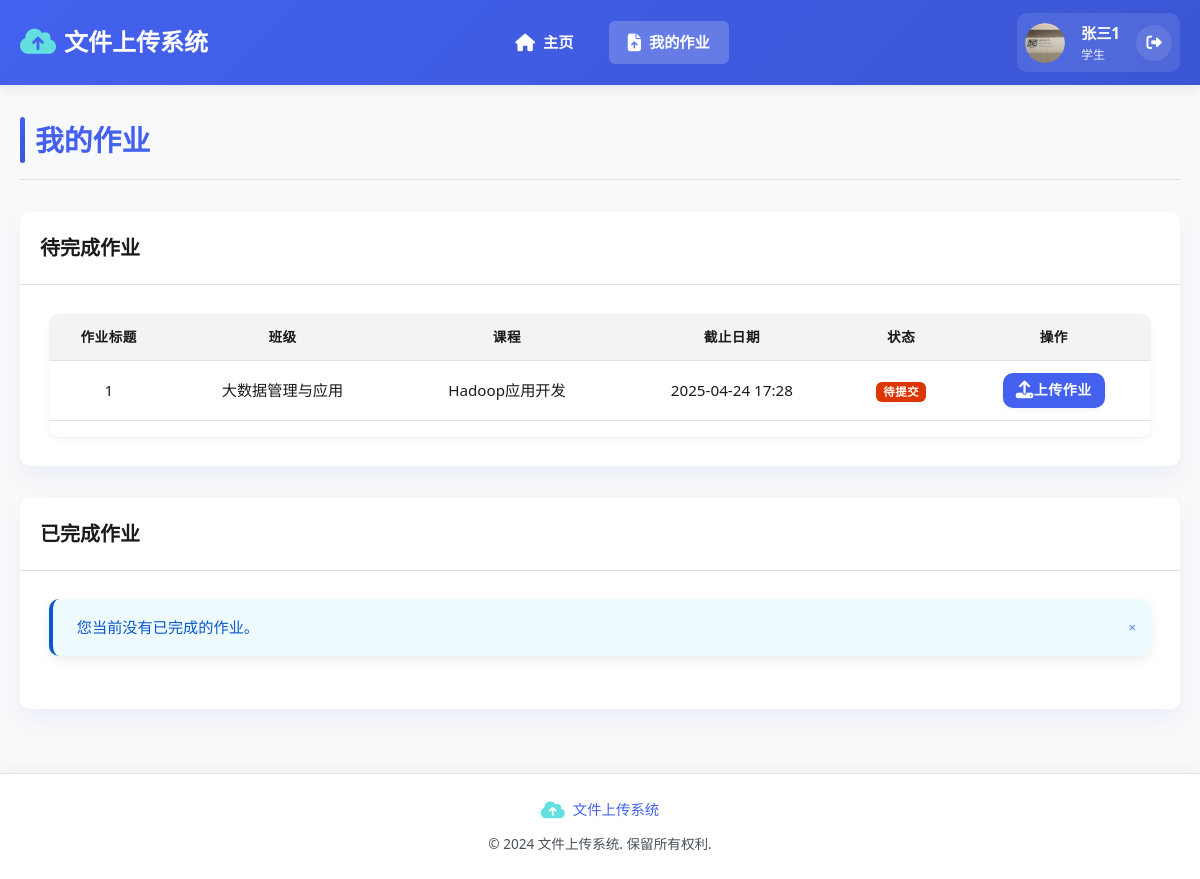
Screenshot of /my-assignments (signed in) with the database file from the repository.
### app/models/models.py (models this page shows)
class User(Base):
    __tablename__ = "users"
    id = Column(Integer, primary_key=True, index=True)
    username = Column(String, unique=True, index=True)
    hashed_password = Column(String)
    role = Column(String)  # admin, teacher, student
    created_at = Column(DateTime, default=datetime.datetime.now)
    avatar = Column(String, nullable=True)  # 用户头像路径
    organization = Column(String, nullable=True)  # 工作/学习单位
    id_number = Column(String, nullable=True)  # 学号/工号
    phone = Column(String, nullable=True)  # 手机号
    email = Column(String, nullable=True)  # 邮箱
    classes = relationship("Class", secondary=class_student_association, back_populates="students")
    teacher_classes = relationship("Class", back_populates="teacher")
    assignments = relationship("Assignment", back_populates="teacher")
    submissions = relationship("Submission", back_populates="student")

class Assignment(Base):
    __tablename__ = "assignments"
    id = Column(Integer, primary_key=True, index=True)
    title = Column(String, index=True)
    description = Column(String)
    class_id = Column(Integer, ForeignKey("classes.id"))
    course_id = Column(Integer, ForeignKey("courses.id"))
    teacher_id = Column(Integer, ForeignKey("users.id"))
    due_date = Column(DateTime)
    allowed_file_types = Column(String, default=".pdf,.docx")  # 默认允许pdf和docx格式
    max_file_size = Column(Integer, default=5)  # 文件大小限制，单位为MB，默认5MB
    created_at = Column(DateTime, default=datetime.datetime.now)
    class_obj = relationship("Class", back_populates="assignments")
    course = relationship("Course", back_populates="assignments")
    teacher = relationship("User", back_populates="assignments")
    submissions = relationship("Submission", back_populates="assignment")

class Class(Base):
    __tablename__ = "classes"
    id = Column(Integer, primary_key=True, index=True)
    name = Column(String, index=True)
    description = Column(String, nullable=True)
    teacher_id = Column(Integer, ForeignKey("users.id"))
    created_at = Column(DateTime, default=datetime.datetime.now)
    teacher = relationship("User", back_populates="teacher_classes", foreign_keys=[teacher_id])
    students = relationship("User", secondary=class_student_association, back_populates="classes")
    courses = relationship("Course", secondary=course_class_association, back_populates="classes")
    assignments = relationship("Assignment", back_populates="class_obj")

class Course(Base):
    __tablename__ = "courses"
    id = Column(Integer, primary_key=True, index=True)
    name = Column(String, index=True)
    code = Column(String, index=True)
    description = Column(String, nullable=True)
    semester = Column(String)
    teacher_id = Column(Integer, ForeignKey("users.id"))
    created_at = Column(DateTime, default=datetime.datetime.now)
    classes = relationship("Class", secondary=course_class_association, back_populates="courses")
    assignments = relationship("Assignment", back_populates="course")

### app/routers/assignments.py (the view)
@router.get("/my-assignments", response_class=HTMLResponse, name="my_assignments")
async def my_assignments(
    request: Request,
    current_user: User = Depends(get_current_user),
    db: Session = Depends(get_db)
):
    if current_user.role != "student":
        raise HTTPException(status_code=403, detail="只有学生才能查看此页面")
    student_classes = current_user.classes
    class_ids = [class_obj.id for class_obj in student_classes]
    assignments = db.query(Assignment).filter(Assignment.class_id.in_(class_ids)).all()
    for assignment in assignments:
        submission = db.query(Submission).filter(
            Submission.assignment_id == assignment.id,
            Submission.student_id == current_user.id
        ).first()
        if submission:
            assignment.status = "submitted"
        else:
            assignment.status = "pending"
    pending_assignments = [a for a in assignments if a.status == "pending"]
    completed_assignments = [a for a in assignments if a.status == "submitted"]
    return templates.TemplateResponse(
        "my_assignments.html",
        {
            "request": request,
            "user": current_user,
            "pending_assignments": pending_assignments,
            "completed_assignments": completed_assignments
        }
    )

### templates/my_assignments.html (shortened to what this page needs)
{% extends "layout.html" %}
{% block content %}
<div class="page-header">
    <h1>我的作业</h1>
</div>
<div class="card">
    <div class="card-header">
        <h2>待完成作业</h2>
    </div>
    <div class="card-body">
        {% if pending_assignments %}
        <div class="table-responsive">
            <table class="table">
                <thead>
                    <tr>
                        <th>作业标题</th>
                        <th>班级</th>
                        <th>课程</th>
                        <th>截止日期</th>
                        <th>状态</th>
                        <th>操作</th>
                    </tr>
                </thead>
                <tbody>
                    {% for assignment in pending_assignments %}
                    <tr>
                        <td>{{ assignment.title }}</td>
                        <td>{{ assignment.class_obj.name }}</td>
                        <td>{{ assignment.course.name }}</td>
                        <td>{{ assignment.due_date.strftime('%Y-%m-%d %H:%M') }}</td>
                        <td>
                            {% if assignment.status == 'pending' %}
                            <span class="badge badge-warning">待提交</span>
                            {% elif assignment.status == 'submitted' %}
                            <span class="badge badge-success">已提交</span>
                            {% endif %}
                        </td>
                        <td>
                            <a href="{{ url_for('view_assignment', assignment_id=assignment.id) }}" class="btn btn-sm btn-primary">
                                <i class="fas fa-upload"></i> 上传作业
                            </a>
                        </td>
                    </tr>
                    {% endfor %}
                </tbody>
            </table>
        </div>
        {% else %}
        <div class="alert alert-info">
            您当前没有待完成的作业。
        </div>
        {% endif %}
    </div>
</div>
<div class="card mt-4">
    <div class="card-header">
        <h2>已完成作业</h2>
    </div>
    <div class="card-body">
        {% if completed_assignments %}
        <div class="table-responsive">
            <table class="table">
                <thead>
                    <tr>
                        <th>作业标题</th>
                        <th>班级</th>
                        <th>课程</th>
                        <th>截止日期</th>
                        <th>状态</th>
                        <th>操作</th>
                    </tr>
                </thead>
                <tbody>
                    {% for assignment in completed_assignments %}
                    <tr>
                        <td>{{ assignment.title }}</td>
                        <td>{{ assignment.class_obj.name }}</td>
                        <td>{{ assignment.course.name }}</td>
                        <td>{{ assignment.due_date.strftime('%Y-%m-%d %H:%M') }}</td>
                        <td>
                            <span class="badge badge-success">已提交</span>
                        </td>
                        <td>
                            <a href="{{ url_for('view_assignment', assignment_id=assignment.id) }}" class="btn btn-sm btn-info">
                                <i class="fas fa-eye"></i> 查看
                            </a>
                        </td>
                    </tr>
                    {% endfor %}
                </tbody>
            </table>
        </div>
        {% else %}
        <div class="alert alert-info">
            您当前没有已完成的作业。
        </div>
        {% endif %}
    </div>
</div>
{% endblock %}

### templates/layout.html (shortened to what this page needs)
<!DOCTYPE html>
<html lang="zh-CN">
<head>
    <link rel="stylesheet" href="https://cdnjs.cloudflare.com/ajax/libs/font-awesome/6.4.0/css/all.min.css">
    <link rel="stylesheet" href="{{ url_for('static', path='/css/style.css') }}">
</head>
<body>
    <header>
        <div class="container">
            <div class="navbar">
                <a href="/dashboard" class="logo">
                    <i class="fas fa-cloud-upload-alt"></i>
                    <span>文件上传系统</span>
                </a>
                <nav class="nav-links-container">
                    <ul class="nav-links">
                        <li><a href="{{ url_for('dashboard') }}" class="{{ 'active' if request.url.path == '/dashboard' }}"><i class="fas fa-home"></i> 主页</a></li>
                        {% if user.role == 'student' %}
                        <li><a href="{{ url_for('my_assignments') }}" class="{{ 'active' if request.url.path == '/my-assignments' }}"><i class="fas fa-file-upload"></i> 我的作业</a></li>
                        {% endif %}
                    </ul>
                </nav>
                <div class="user-info">
                    <div class="user-avatar dropdown" id="userAvatarDropdown">
                        <img src="{{ url_for('static', path=user.avatar if user.avatar else '/images/avatar.png') }}" alt="用户头像" class="avatar-toggle" id="avatarToggle">
                    </div>
                    <div class="user-details">
                        <span class="user-name">{{ user.username }}</span>
                        <span class="user-role">{{ user.role|replace('admin', '管理员')|replace('teacher', '教师')|replace('student', '学生') }}</span>
                    </div>
                    <a href="{{ url_for('logout') }}" class="logout-btn"><i class="fas fa-sign-out-alt"></i></a>
                </div>
            </div>
        </div>
    </header>
    <div class="main-content">
        <div class="container">
            <div class="content-wrapper">
                {% block content %}{% endblock %}
            </div>
        </div>
    </div>
    <footer>
        <div class="container">
            <div class="footer-content">
                <div class="footer-logo">
                    <i class="fas fa-cloud-upload-alt"></i>
                    <span>文件上传系统</span>
                </div>
                <p class="copyright">&copy; 2024 文件上传系统. 保留所有权利.</p>
            </div>
        </div>
    </footer>
</body>
</html>

### rows the page displays
User: avatar (picture), username "张三1", role "学生"
Assignment: title "1", class_obj.name "大数据管理与应用", course.name "Hadoop应用开发", due_date "2025-04-24 17:28"
